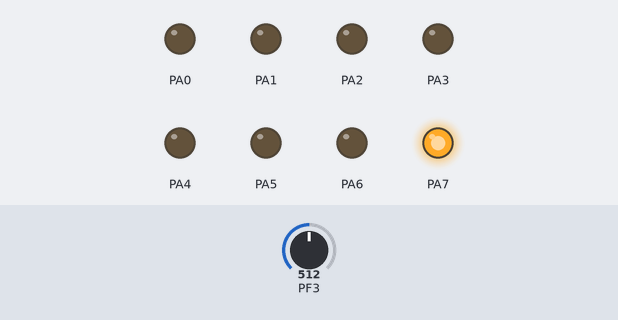
A program run on a simulated ATmega128, built with avr-gcc and emulated at 8 MHz. Shown: output pins drawn as LEDs (lit = HIGH). The inputs (shaded band) are chosen by the test bench; at power-on: PF3 = 512.

Above: at 2.8 s.
2.9 s: PF3 set to 516
At 4.4 s:
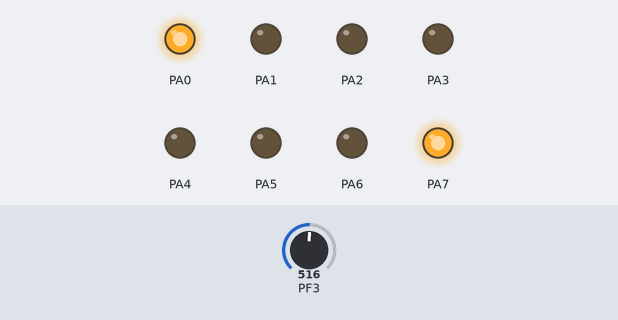
5.6 s: PF3 set to 511
At 7.1 s:
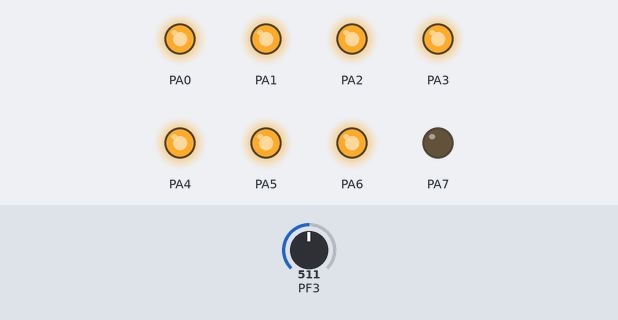
8.3 s: PF3 set to 306
At 11.2 s:
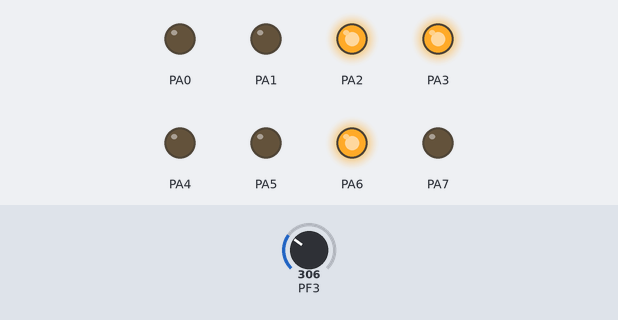
11.5 s: PF3 set to 303
At 12.9 s:
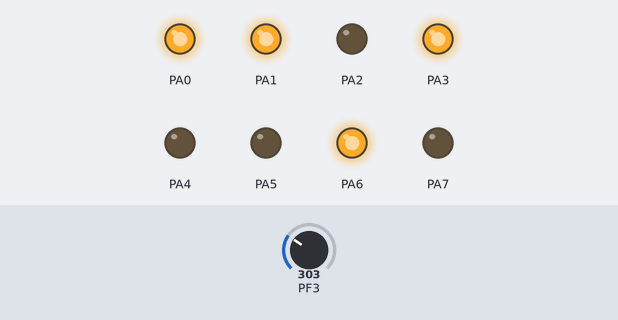
14.2 s: PF3 set to 122
At 17.1 s:
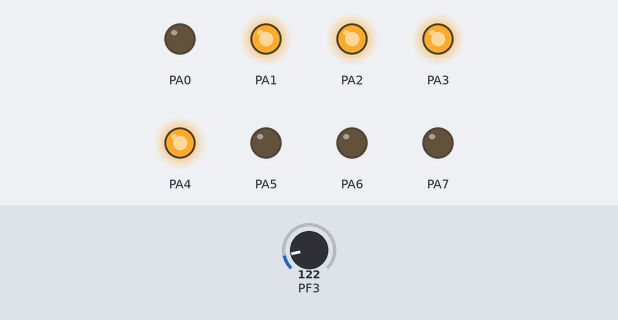
Timing chart, 0 to 18.5 s (numbered marks = the images above; inputs shaded):
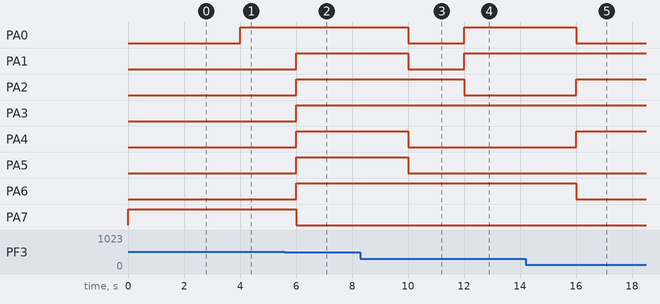

Measured:
- the behaviour switches between 515 and 516 on PF3 (found by bisection; images 0 and 1)
- the behaviour switches between 304 and 303 on PF3 (found by bisection; images 3 and 4)
- after the input at 2.9 s, PA0: LOW → HIGH after 1.1 s
- after the input at 5.6 s, PA1–6: LOW → HIGH after 0.40 s; PA7: HIGH → LOW after 0.40 s
- after the input at 8.3 s, PA0, PA1, PA4, PA5: HIGH → LOW after 1.7 s
- after the input at 11.5 s, PA0, PA1: LOW → HIGH after 0.50 s; PA2: HIGH → LOW after 0.50 s
- after the input at 14.2 s, PA0, PA6: HIGH → LOW after 1.8 s; PA2, PA4: LOW → HIGH after 1.8 s

The program:

main.c
```c
/*
 * Practicum 4 B2.c
 *
 * Created: 20/02/2019 11:06:45
 * Author : Carlos Cadel, Paul Hobebel & Boudewijn Groeneboer
 */

#include <avr/io.h>
#include <util/delay.h>

#define F_CPU 8000000L
#define BIT(x)	(1 << (x))

int main(void)
{
	DDRF = 0x00;
	DDRA = 0xFF;

	//ADC Init:
	ADMUX =	 0b11100011; //Channel: ADC3
	ADCSRA = 0b10000110;

	while (1)
	{
		ADCSRA |= BIT(6);
		while(ADCSRA & BIT(6)); //Wachten totdat interrupt voorbij is
		PORTA = ADCH;

		_delay_ms(2000);
	}
}
```
